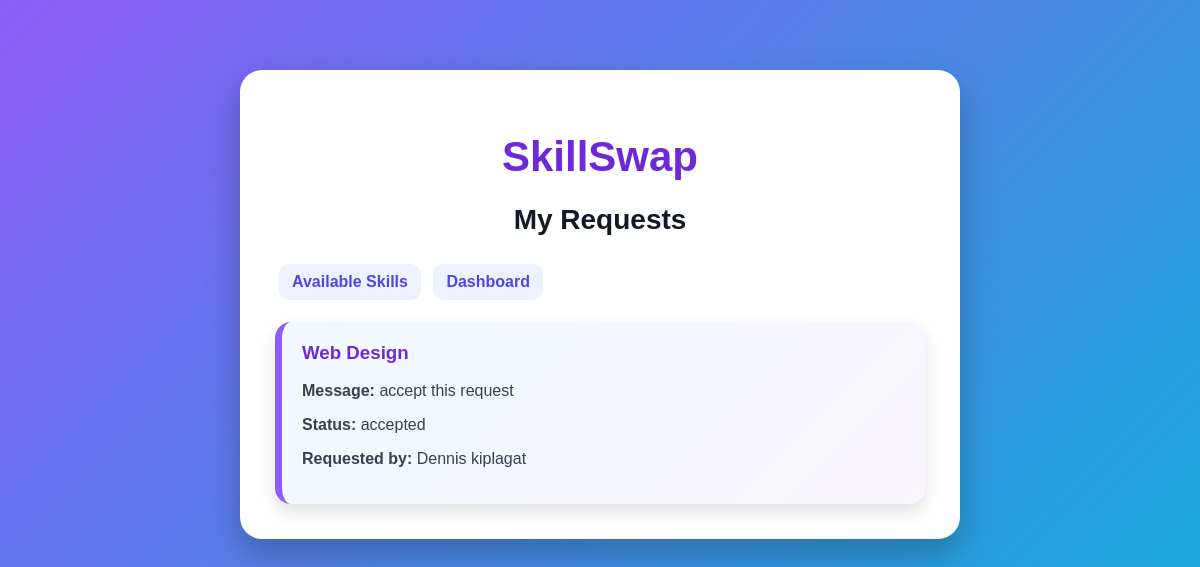
The app's page /my_requests.php (signed in) with its own data.
### tables this page shows
CREATE TABLE `requests` (
  `request_id` int(11) NOT NULL,
  `skill_id` int(11) NOT NULL,
  `requester_id` int(11) NOT NULL,
  `message` text NOT NULL,
  `status` enum('pending','accepted','rejected') DEFAULT 'pending',
  `created_at` timestamp NOT NULL DEFAULT current_timestamp()
);

CREATE TABLE `skills` (
  `skill_id` int(11) NOT NULL,
  `user_id` int(11) NOT NULL,
  `skill_title` varchar(100) NOT NULL,
  `category` varchar(80) NOT NULL,
  `description` text NOT NULL,
  `availability` varchar(100) NOT NULL,
  `created_at` timestamp NOT NULL DEFAULT current_timestamp()
);

CREATE TABLE `users` (
  `user_id` int(11) NOT NULL,
  `full_name` varchar(100) NOT NULL,
  `email` varchar(120) NOT NULL,
  `password` varchar(255) NOT NULL,
  `role` enum('admin','member') DEFAULT 'member',
  `created_at` timestamp NOT NULL DEFAULT current_timestamp()
);

### includes/auth.php (called while the page is built, shortened)
<?php
function clean($text) {
    return htmlspecialchars($text, ENT_QUOTES, 'UTF-8');
}
?>

### my_requests.php (the view, shortened to what this page needs)
<?php
require "config/db.php";
require "includes/auth.php";
$stmt = $pdo->prepare("
    SELECT requests.*, skills.skill_title, users.full_name
    FROM requests
    JOIN skills ON requests.skill_id = skills.skill_id
    JOIN users ON requests.requester_id = users.user_id
    WHERE requests.requester_id = ?
    ORDER BY requests.created_at DESC
");
$stmt->execute([$_SESSION['user_id']]);
$requests = $stmt->fetchAll(PDO::FETCH_ASSOC);
?>
<?php include "includes/header.php"; ?>
<h2>My Requests</h2>
<p>
    <a href="skills.php">Available Skills</a>
    <a href="dashboard.php">Dashboard</a>
</p>
<?php foreach ($requests as $request): ?>
    <div class="card">
        <h3><?php echo clean($request['skill_title']); ?></h3>
        <p><strong>Message:</strong> <?php echo clean($request['message']); ?></p>
        <p><strong>Status:</strong> <?php echo clean($request['status']); ?></p>
        <p><strong>Requested by:</strong> <?php echo clean($request['full_name']); ?></p>
    </div>
<?php endforeach; ?>
<?php include "includes/footer.php"; ?>

### public/style.css (style rules this page uses)
body { font-family: Arial, sans-serif; background: linear-gradient(135deg, #8b5cf6, #06b6d4); margin: 0; min-height: 100vh; }
h2 { text-align: center; font-size: 28px; color: #111827; }
p { color: #374151; font-size: 16px; }
a { display: inline-block; background: #eef2ff; color: #4f46e5; padding: 9px 13px; margin: 4px; border-radius: 10px; text-decoration: none; font-weight: bold; }
.card { background: linear-gradient(135deg, #f0f9ff, #faf5ff); padding: 20px; margin-top: 18px; border-radius: 16px; border-left: 7px solid #8b5cf6; box-shadow: 0 8px 18px rgba(0,0,0,0.12); }
.card h3 { color: #6d28d9; margin-top: 0; }

### records on screen
requests: skill.skill_title "Web Design", message "accept this request", status "accepted", requester.full_name "Dennis kiplagat"
